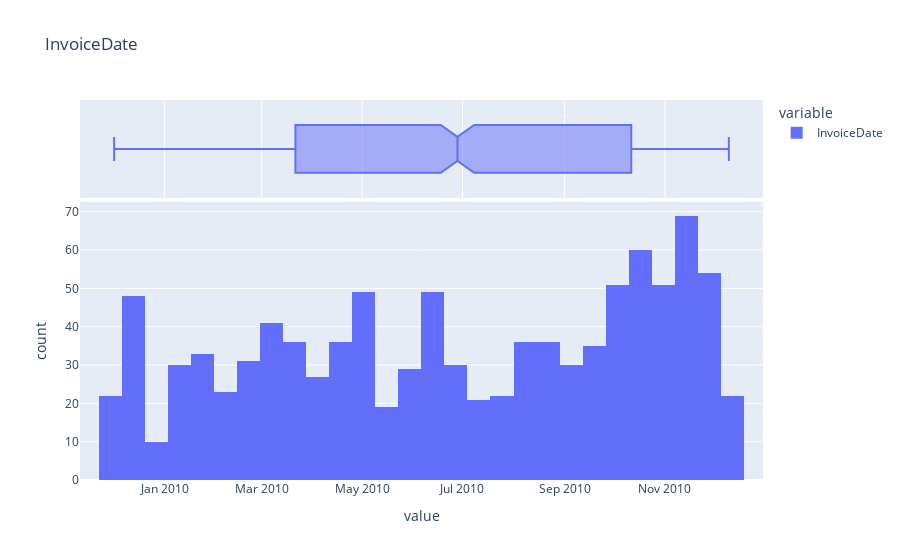

Source (notebook cell):
### Markdown cell above
Análisis de la segunda serie:, nuevamente podemos notar que existen algunos datos raros dentro de los datos, para los datos de cantidad vemos que hay datos negativos sobre cantidad lo que no hace nada de sentido, también vemos la las cantidad de items a llevar no es exclusivamente especial. Viendo el gráfico vemos que nuevamente con los outliers es super difícil hacer un pronostico o encontrar patrones de como se están moviendo los datos ahora bien con los outliers fuera podemos ver algunas diferencias con la serie anterior y es que los rangos intercuartiles son mucho más amplios que en los otros datos, probablemente el hecho de que la cantidad tiene que ser un numero entero ayuda a que la distribución de los datos no sea tan desordenada. Algunos datos que podemos observar es que la moda esta en llevar solo un objeto, luego en llevar 2 o 3, y asi va disminuyendo, existen algunos casos raros donde a pesar que se lleven muchos mas items y uno esperaría que disminuyera la gente existen los caos de 24 o 25 items que tiene un conteo muy alto para donde esta, al igual que 96 o 97, deben ser algunos clientes especiales.

### Code cell
profile_serie(df_retail['InvoiceDate'])

### Figure 1 — Plotly figure (JSON) as saved in the notebook; plotly's stock layout.template omitted (floating-point values rounded to 4 significant figures; data arrays with more than 128 entries replaced by an {"elided": "..."} marker saying what was removed)
{"data": [{"alignmentgroup": "True", "bingroup": "x", "hovertemplate": "variable=InvoiceDate<br>value=%{x}<br>count=%{y}<extra></extra>", "legendgroup": "InvoiceDate", "marker": {"color": "#636efa", "pattern": {"shape": ""}}, "name": "InvoiceDate", "offsetgroup": "InvoiceDate", "orientation": "v", "showlegend": true, "type": "histogram", "x": {"elided": "1000 str values"}, "xaxis": "x", "yaxis": "y"}, {"alignmentgroup": "True", "hovertemplate": "variable=InvoiceDate<br>value=%{x}<extra></extra>", "legendgroup": "InvoiceDate", "marker": {"color": "#636efa"}, "name": "InvoiceDate", "notched": true, "offsetgroup": "InvoiceDate", "showlegend": false, "type": "box", "x": {"elided": "1000 str values"}, "xaxis": "x2", "yaxis": "y2"}], "layout": {"barmode": "relative", "legend": {"title": {"text": "variable"}, "tracegroupgap": 0}, "title": {"text": "InvoiceDate"}, "xaxis": {"anchor": "y", "domain": [0, 1], "title": {"text": "value"}}, "xaxis2": {"anchor": "y2", "domain": [0, 1], "matches": "x", "showgrid": true, "showticklabels": false}, "yaxis": {"anchor": "x", "domain": [0, 0.7326], "title": {"text": "count"}}, "yaxis2": {"anchor": "x2", "domain": [0.7426, 1], "matches": "y2", "showgrid": false, "showline": false, "showticklabels": false, "ticks": ""}}}
